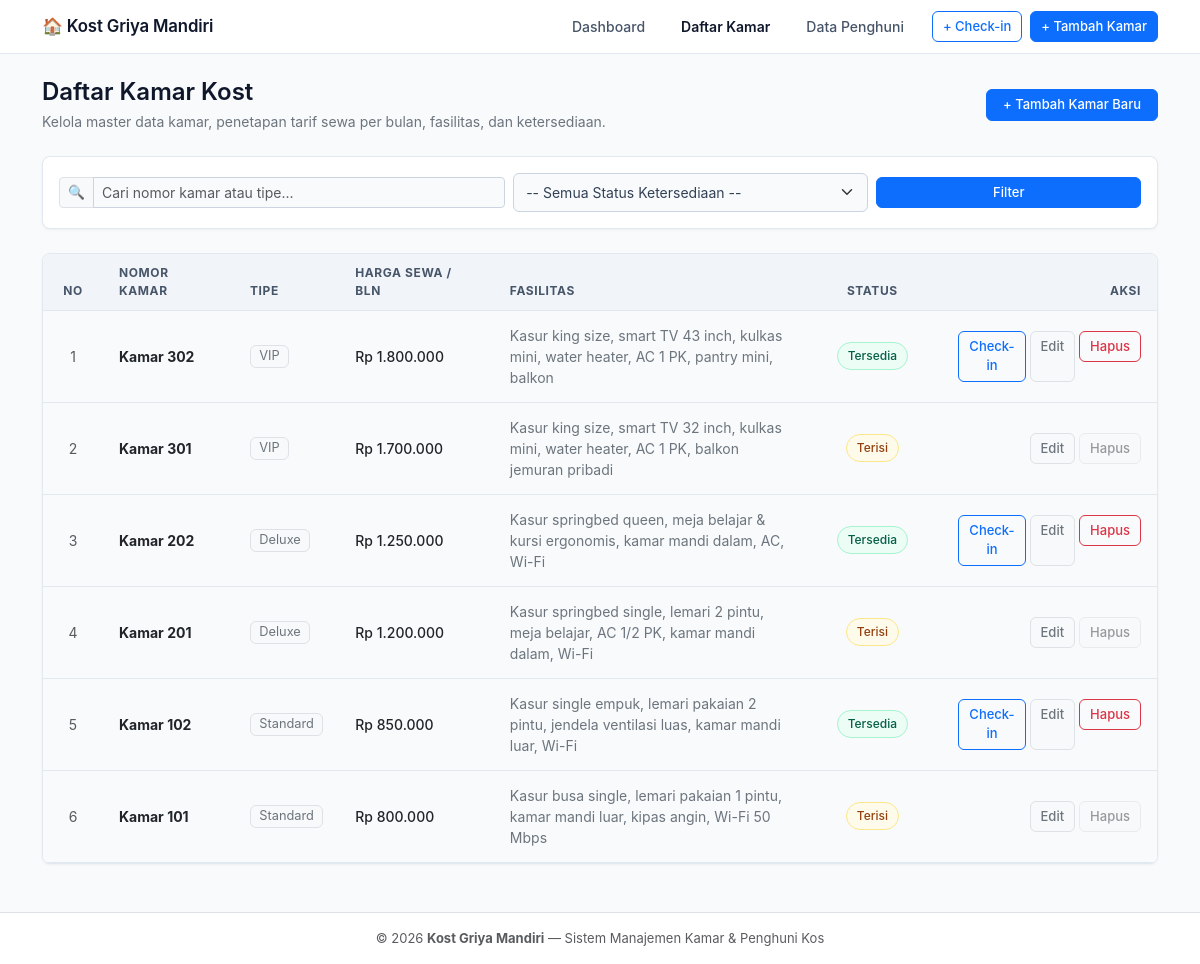
Page /kamar on the committed database.
### tables this page shows
CREATE TABLE `kamar` (
    `id` INT AUTO_INCREMENT PRIMARY KEY,
    `nomor` VARCHAR(50) NOT NULL UNIQUE,
    `tipe` VARCHAR(50) NOT NULL,
    `harga` DECIMAL(12, 2) NOT NULL,
    `fasilitas` TEXT NULL,
    `status` ENUM('tersedia', 'terisi') NOT NULL DEFAULT 'tersedia',
    `created_at` TIMESTAMP DEFAULT CURRENT_TIMESTAMP
);

### src/Controllers/KamarController.php (called while the page is built, shortened)
<?php
class KamarController
{
    private KamarRepository $kamarRepo;
    public function __construct(?KamarRepository $repo = null)
    {
        $this->kamarRepo = $repo ?? new KamarRepository();
    }
    private function render(string $view, array $data = []): void
    {
        extract($data);
        require_once __DIR__ . '/../../views/layout/header.php';
        require_once __DIR__ . "/../../views/{$view}.php";
        require_once __DIR__ . '/../../views/layout/footer.php';
    }
    public function index(): void
    {
        $keyword = isset($_GET['keyword']) ? trim((string)$_GET['keyword']) : '';
        $status = isset($_GET['status']) ? trim((string)$_GET['status']) : '';
        if ($keyword !== '' || $status !== '') {
            $kamars = $this->kamarRepo->search($keyword, $status);
        } else {
            $kamars = $this->kamarRepo->all();
        }
        $this->render('kamar/index', [
            'title' => 'Daftar Kamar Kost - Griya Mandiri',
            'kamars' => $kamars,
            'keyword' => $keyword,
            'status' => $status,
        ]);
    }
}

### public/index.php (called while the page is built, shortened)
<?php
$router = new Router();
$router->get('/', [DashboardController::class, 'index']);
$router->get('/dashboard', [DashboardController::class, 'index']);
$router->get('/kamar', [KamarController::class, 'index']);
$router->get('/kamar/tambah', [KamarController::class, 'create']);
$router->post('/kamar/simpan', [KamarController::class, 'store']);
$router->post('/kamar/tambah', [KamarController::class, 'store']);
$router->get('/kamar/edit/{id}', [KamarController::class, 'edit']);
$router->get('/kamar/edit', [KamarController::class, 'edit']);
$router->post('/kamar/update/{id}', [KamarController::class, 'update']);
$router->post('/kamar/update', [KamarController::class, 'update']);
$router->post('/kamar/hapus/{id}', [KamarController::class, 'delete']);
$router->post('/kamar/hapus', [KamarController::class, 'delete']);
$router->get('/kamar/hapus/{id}', [KamarController::class, 'delete']);
$router->get('/penghuni', [PenghuniController::class, 'index']);
$router->get('/penghuni/tambah', [PenghuniController::class, 'create']);
$router->post('/penghuni/simpan', [PenghuniController::class, 'store']);
$router->post('/penghuni/tambah', [PenghuniController::class, 'store']);
$router->post('/penghuni/checkout/{id}', [PenghuniController::class, 'checkout']);
$router->post('/penghuni/checkout', [PenghuniController::class, 'checkout']);
$router->dispatch($_SERVER['REQUEST_URI'], $_SERVER['REQUEST_METHOD']);

### src/config/koneksi.php (called while the page is built)
<?php
$host = 'localhost';
$dbname = 'db_kostan';
$username = 'root';
$password = '';
try {
    return new PDO(
        "mysql:host={$host};dbname={$dbname};charset=utf8mb4",
        $username,
        $password,
        [
            PDO::ATTR_ERRMODE => PDO::ERRMODE_EXCEPTION,
            PDO::ATTR_DEFAULT_FETCH_MODE => PDO::FETCH_ASSOC,
            PDO::ATTR_EMULATE_PREPARES => false,
        ]
    );
} catch (PDOException $e) {
    die('<div style="font-family: -apple-system, BlinkMacSystemFont, sans-serif; padding: 24px; max-width: 600px; margin: 40px auto; background-color: #fef2f2; border: 1px solid #fecaca; border-radius: 8px; color: #991b1b;">' .
        '<h3 style="margin-top: 0; font-size: 1.1rem; color: #b91c1c;">Gagal Terhubung ke Database MySQL</h3>' .
        '<p style="font-size: 0.9rem; line-height: 1.5; color: #4b5563;">' .
        'Pastikan service MySQL di Laragon / XAMPP sudah berjalan aktif, dan database <code>db_kostan</code> telah dibuat/diimpor dari file <code>database.sql</code>.' .
        '</p>' .
        '<p style="font-size: 0.8rem; background: #fee2e2; padding: 8px 12px; border-radius: 4px; font-family: monospace; color: #7f1d1d; word-break: break-all;">' .
        htmlspecialchars($e->getMessage()) .
        '</p>' .
        '</div>');
}

### src/Repository/KamarRepository.php (called while the page is built, shortened)
<?php
class KamarRepository
{
    private PDO $db;
    public function __construct(?PDO $pdo = null)
    {
        $this->db = $pdo ?? (require __DIR__ . '/../config/koneksi.php');
    }
    public function all(): array
    {
        $stmt = $this->db->query("SELECT * FROM kamar ORDER BY id DESC");
        return $stmt->fetchAll();
    }
}

### views/kamar/index.php (the view, shortened to what this page needs)
<div class="d-flex flex-column flex-md-row justify-content-between align-items-md-center gap-3 mb-4">
    <div>
        <h2 class="h4 fw-semibold mb-1" style="color: #0f172a;">Daftar Kamar Kost</h2>
        <p class="text-secondary small mb-0">Kelola master data kamar, penetapan tarif sewa per bulan, fasilitas, dan ketersediaan.</p>
    </div>
    <div>
        <a href="<?= BASE_URL ?>/kamar/tambah" class="btn btn-primary btn-sm px-3 shadow-none">
            + Tambah Kamar Baru
        </a>
    </div>
</div>
<div class="card card-custom p-3 mb-4">
    <form method="GET" action="<?= BASE_URL ?>/kamar" class="row g-2 align-items-center">
        <div class="col-12 col-md-5">
            <div class="input-group input-group-sm">
                <span class="input-group-text bg-light text-secondary border" style="font-size: 0.85rem;">🔍</span>
                <input type="text" name="keyword" class="form-control" placeholder="Cari nomor kamar atau tipe..." value="<?= htmlspecialchars($keyword ?? '') ?>">
            </div>
        </div>
        <div class="col-12 col-md-4">
            <select name="status" class="form-select form-select-sm">
                <option value="">-- Semua Status Ketersediaan --</option>
            </select>
        </div>
        <div class="col-12 col-md-3 d-flex gap-2">
            <button type="submit" class="btn btn-primary btn-sm px-3 flex-grow-1 shadow-none">
                Filter
            </button>
        </div>
    </form>
</div>
<div class="card card-custom p-0 overflow-hidden">
    <div class="table-responsive">
        <table class="table table-hover table-custom mb-0">
            <thead>
                <tr>
                    <th class="text-center" style="width: 60px;">No</th>
                    <th>Nomor Kamar</th>
                    <th>Tipe</th>
                    <th>Harga Sewa / Bln</th>
                    <th>Fasilitas</th>
                    <th class="text-center" style="width: 140px;">Status</th>
                    <th class="text-end" style="width: 160px;">Aksi</th>
                </tr>
            </thead>
            <tbody>
                <?php if (empty($kamars)): ?>
                    <tr>
                        <td colspan="7" class="text-center py-5 text-muted">
                            <?php if (!empty($keyword) || !empty($status)): ?>
                                <p class="mb-2">Tidak ditemukan data kamar yang sesuai dengan kriteria filter.</p>
                                <a href="<?= BASE_URL ?>/kamar" class="btn btn-sm btn-outline-secondary">
                                    Reset Filter Pencarian
                                </a>
                            <?php else: ?>
                                <p class="mb-2">Belum ada data kamar yang tersimpan.</p>
                                <a href="<?= BASE_URL ?>/kamar/tambah" class="btn btn-sm btn-outline-primary">
                                    Tambah Kamar Pertama
                                </a>
                            <?php endif; ?>
                        </td>
                    </tr>
                <?php else: ?>
                    <?php $no = 1; foreach ($kamars as $kamar): ?>
                        <tr>
                            <td class="text-center text-muted"><?= $no++ ?></td>
                            <td>
                                <strong class="text-dark">Kamar <?= htmlspecialchars($kamar['nomor']) ?></strong>
                            </td>
                            <td>
                                <span class="badge bg-light text-secondary border fw-normal" style="font-size: 0.8rem;">
                                    <?= htmlspecialchars($kamar['tipe']) ?>
                                </span>
                            </td>
                            <td class="fw-medium text-dark">
                                Rp <?= number_format((float)$kamar['harga'], 0, ',', '.') ?>
                            </td>
                            <td class="text-secondary small" style="max-width: 320px;">
                                <?= !empty($kamar['fasilitas']) ? htmlspecialchars($kamar['fasilitas']) : '<span class="text-muted fst-italic">Tidak ada catatan fasilitas</span>' ?>
                            </td>
                            <td class="text-center">
                                <?php if ($kamar['status'] === 'terisi'): ?>
                                    <span class="badge-terisi">Terisi</span>
                                <?php else: ?>
                                    <span class="badge-tersedia">Tersedia</span>
                                <?php endif; ?>
                            </td>
                            <td class="text-end">
                                <div class="d-inline-flex gap-1">
                                    <?php if ($kamar['status'] === 'tersedia'): ?>
                                        <a href="<?= BASE_URL ?>/penghuni/tambah?kamar_id=<?= $kamar['id'] ?>" class="btn btn-outline-primary btn-sm" title="Check-in penghuni baru ke kamar ini">
                                            Check-in
                                        </a>
                                    <?php endif; ?>
                                    <a href="<?= BASE_URL ?>/kamar/edit/<?= $kamar['id'] ?>" class="btn btn-light btn-sm border text-secondary" title="Edit kamar">
                                        Edit
                                    </a>
                                    <?php if ($kamar['status'] === 'terisi'): ?>
                                        <button type="button" class="btn btn-light btn-sm border text-muted" disabled title="Kamar terisi tidak dapat dihapus" style="cursor: not-allowed; opacity: 0.6;">
                                            Hapus
                                        </button>
                                    <?php else: ?>
                                        <form method="POST" action="<?= BASE_URL ?>/kamar/hapus/<?= $kamar['id'] ?>" class="d-inline" onsubmit="return confirm('Apakah Anda yakin ingin menghapus data Kamar <?= htmlspecialchars($kamar['nomor']) ?>?');">
                                            <button type="submit" class="btn btn-outline-danger btn-sm" title="Hapus kamar">
                                                Hapus
                                            </button>
                                        </form>
                                    <?php endif; ?>
                                </div>
                            </td>
                        </tr>
                    <?php endforeach; ?>
                <?php endif; ?>
            </tbody>
        </table>
    </div>
</div>

### views/layout/header.php (style rules this page uses)
:root { --bs-body-bg: #f8fafc; --bs-body-color: #334155; --border-color: #e2e8f0; }
body { font-family: -apple-system, BlinkMacSystemFont, "Segoe UI", Roboto, "Helvetica Neue", Arial, sans-serif; background-color: var(--bs-body-bg); color: var(--bs-body-color); min-height: 100vh; display: flex; flex-direction: column; }
.card-custom { background: #ffffff; border: 1px solid var(--border-color); border-radius: 8px; box-shadow: 0 1px 3px rgba(0, 0, 0, 0.05); }
.table-custom thead th { background-color: #f1f5f9; color: #475569; font-size: 0.75rem; text-transform: uppercase; letter-spacing: 0.05em; border-bottom: 1px solid var(--border-color); padding: 10px 16px; }
.table-custom tbody td { padding: 14px 16px; vertical-align: middle; border-bottom: 1px solid var(--border-color); font-size: 0.875rem; }
.badge-tersedia { background-color: #ecfdf5; color: #065f46; border: 1px solid #a7f3d0; padding: 4px 10px; font-weight: 500; border-radius: 9999px; font-size: 0.75rem; display: inline-block; }
.badge-terisi { background-color: #fffbeb; color: #92400e; border: 1px solid #fde68a; padding: 4px 10px; font-weight: 500; border-radius: 9999px; font-size: 0.75rem; display: inline-block; }
.form-control, .form-select { border: 1px solid #cbd5e1; border-radius: 6px; font-size: 0.875rem; padding: 8px 12px; }
.btn { font-size: 0.875rem; border-radius: 6px; font-weight: 500; }
.btn-sm { padding: 5px 10px; font-size: 0.8125rem; }

### rows in the picture
kamar: nomor "302", tipe "VIP", harga "1.800.000", fasilitas "Kasur king size, smart TV 43 inch, kulkas mini, water heater, AC 1 PK, pantry mini, balkon", status "Tersedia"
kamar: nomor "301", tipe "VIP", harga "1.700.000", fasilitas "Kasur king size, smart TV 32 inch, kulkas mini, water heater, AC 1 PK, balkon jemuran pribadi", status "Terisi"
kamar: nomor "202", tipe "Deluxe", harga "1.250.000", fasilitas "Kasur springbed queen, meja belajar & kursi ergonomis, kamar mandi dalam, AC, Wi-Fi", status "Tersedia"
kamar: nomor "201", tipe "Deluxe", harga "1.200.000", fasilitas "Kasur springbed single, lemari 2 pintu, meja belajar, AC 1/2 PK, kamar mandi dalam, Wi-Fi", status "Terisi"
kamar: nomor "102", tipe "Standard", harga "850.000", fasilitas "Kasur single empuk, lemari pakaian 2 pintu, jendela ventilasi luas, kamar mandi luar, Wi-Fi", status "Tersedia"
kamar: nomor "101", tipe "Standard", harga "800.000", fasilitas "Kasur busa single, lemari pakaian 1 pintu, kamar mandi luar, kipas angin, Wi-Fi 50 Mbps", status "Terisi"
